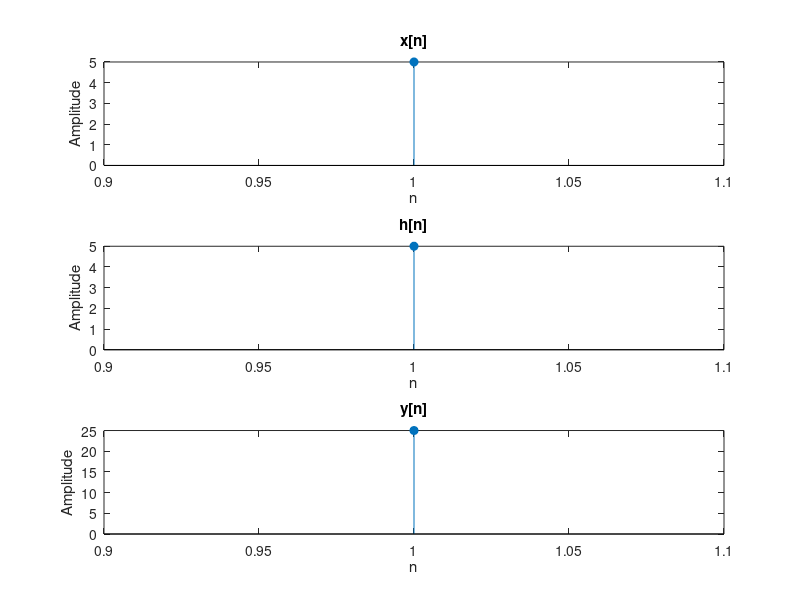

The MATLAB script that drew this image:
%To perform the linear convolution between two sequences
clc
clear all
close all
x=input('Enter the sequence:');
h=input('Enter the sequence:');
n1=length(x);
n2=length(h);
X=[x,zeros(1,n2)];
H=[h,zeros(1,n1)];
for i=1:n1+n2-1
    y(i)=0;
    for j=1:n1
        if (i-j+1)>0
            y(i)=y(i)+X(j)*H(i-j+1);
        else
        end
    end
end
subplot(3,1,1),stem(x,'filled'),
xlabel('n'),ylabel('Amplitude'),title('x[n]')
subplot(3,1,2),stem(h,'filled'),
xlabel('n'),ylabel('Amplitude'),title('h[n]')
subplot(3,1,3),stem(y,'filled'),
xlabel('n'),ylabel('Amplitude'),title('y[n]')
